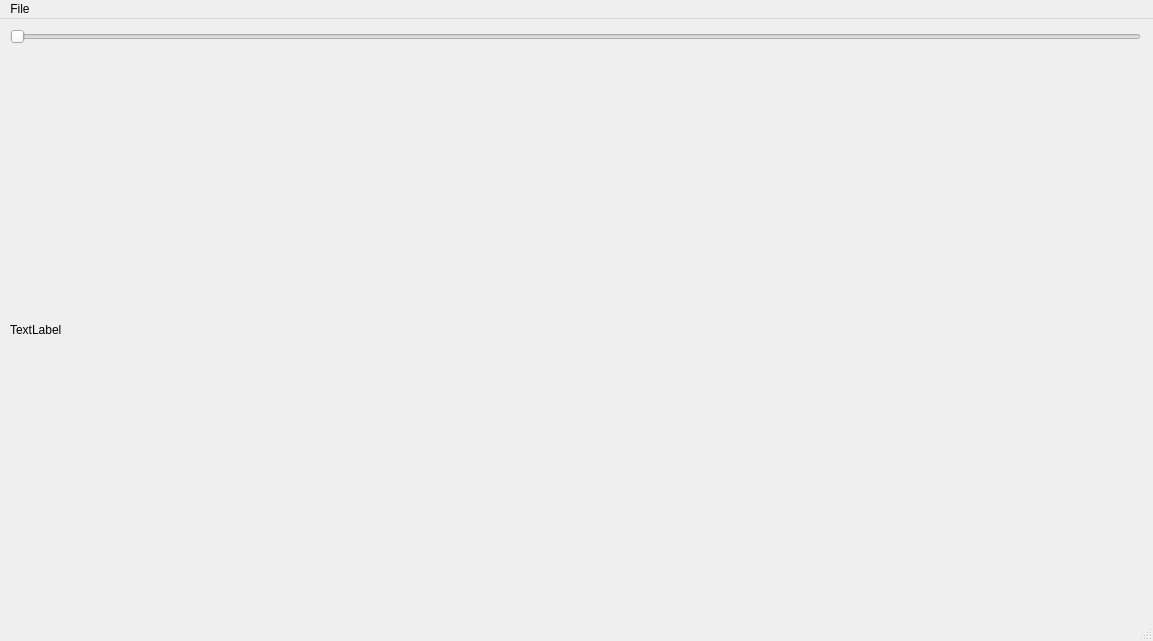
<?xml version="1.0" encoding="UTF-8"?>
<ui version="4.0">
 <class>MainWindow</class>
 <widget class="QMainWindow" name="MainWindow">
  <property name="geometry">
   <rect>
    <x>0</x>
    <y>0</y>
    <width>1153</width>
    <height>641</height>
   </rect>
  </property>
  <property name="windowTitle">
   <string>MainWindow</string>
  </property>
  <widget class="QWidget" name="centralwidget">
   <widget class="QWidget" name="verticalLayoutWidget">
    <property name="geometry">
     <rect>
      <x>10</x>
      <y>10</y>
      <width>1131</width>
      <height>581</height>
     </rect>
    </property>
    <layout class="QVBoxLayout" name="verticalLayout">
     <item>
      <widget class="QSlider" name="horizontalSlider">
       <property name="maximum">
        <number>7</number>
       </property>
       <property name="orientation">
        <enum>Qt::Horizontal</enum>
       </property>
      </widget>
     </item>
     <item>
      <widget class="QLabel" name="image">
       <property name="text">
        <string>TextLabel</string>
       </property>
      </widget>
     </item>
    </layout>
   </widget>
  </widget>
  <widget class="QMenuBar" name="menubar">
   <property name="geometry">
    <rect>
     <x>0</x>
     <y>0</y>
     <width>1153</width>
     <height>22</height>
    </rect>
   </property>
   <widget class="QMenu" name="menuFile">
    <property name="title">
     <string>File</string>
    </property>
    <addaction name="Open"/>
   </widget>
   <addaction name="menuFile"/>
  </widget>
  <widget class="QStatusBar" name="statusbar"/>
  <action name="Open">
   <property name="text">
    <string>Open</string>
   </property>
  </action>
 </widget>
 <resources/>
 <connections/>
</ui>
